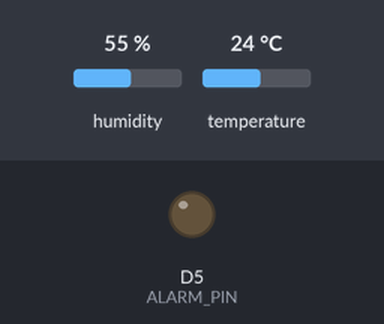
The sketch below on a simulated ESP8266 (NodeMCU). Shown: output pins drawn as LEDs (lit = HIGH). The test bench sets the inputs (shaded band); at power-on: humidity 55 %, temperature 24 °C. WiFi joins after 1.5 s; servers stay silent unless stated; what the sketch prints to the serial monitor is not drawn.

Above: at 0.1 s.
At 1.6 s:
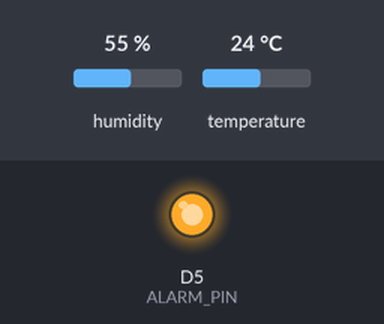
Timing chart, 0 to 3.1 s (numbered marks = the images above):
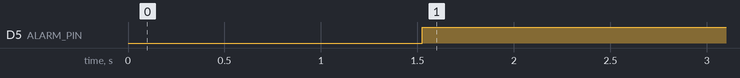

Measured:
- by itself, D5 (ALARM_PIN): LOW → HIGH at 1.5 s

The sketch:

main.ino
```cpp
#include <ESP8266WiFi.h>
#include <DHT.h>
#include <ThingSpeak.h>

// --- WiFi credentials ---
const char* ssid = "YOUR_WIFI_SSID";
const char* password = "YOUR_WIFI_PASSWORD";

// --- ThingSpeak credentials ---
unsigned long channelID = 0000000;         // your ThingSpeak channel ID
const char* writeAPIKey = "YOUR_WRITE_API_KEY";

// --- DHT11 setup ---
#define DHTPIN D4
#define DHTTYPE DHT11
DHT dht(DHTPIN, DHTTYPE);

// --- Alarm ---
const int ALARM_PIN = D5;
const float HUMIDITY_THRESHOLD = 20.0;

WiFiClient client;

void setup() {
  Serial.begin(115200);

  pinMode(ALARM_PIN, OUTPUT);
  digitalWrite(ALARM_PIN, LOW);

  dht.begin();

  WiFi.begin(ssid, password);
  Serial.print("Connecting to WiFi");
  while (WiFi.status() != WL_CONNECTED) {
    delay(500);
    Serial.print(".");
  }
  Serial.println();
  Serial.println("Connected!");

  ThingSpeak.begin(client);
}

void loop() {
  float humidity = dht.readHumidity();
  float temperature = dht.readTemperature();

  if (isnan(humidity) || isnan(temperature)) {
    Serial.println("Failed to read from DHT sensor!");
    delay(2000);
    return;
  }

  Serial.print("Temp: ");
  Serial.print(temperature);
  Serial.print(" C, Humidity: ");
  Serial.print(humidity);
  Serial.println(" %");

  // Alarm logic
  if (humidity > HUMIDITY_THRESHOLD) {
    digitalWrite(ALARM_PIN, HIGH);
  } else {
    digitalWrite(ALARM_PIN, LOW);
  }

  // Send to ThingSpeak
  ThingSpeak.setField(1, temperature);
  ThingSpeak.setField(2, humidity);
  int response = ThingSpeak.writeFields(channelID, writeAPIKey);

  if (response == 200) {
    Serial.println("ThingSpeak update successful");
  } else {
    Serial.println("ThingSpeak update failed, error: " + String(response));
  }

  delay(20000); // ThingSpeak free tier requires at least 15s between updates
}
```
